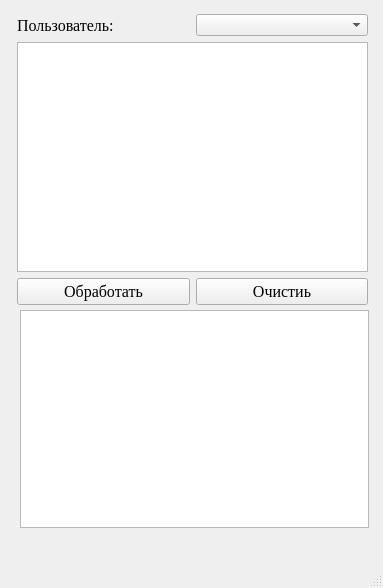
<?xml version="1.0" encoding="UTF-8"?>
<ui version="4.0">
 <class>MainWindow</class>
 <widget class="QMainWindow" name="MainWindow">
  <property name="geometry">
   <rect>
    <x>0</x>
    <y>0</y>
    <width>383</width>
    <height>588</height>
   </rect>
  </property>
  <property name="windowTitle">
   <string>MainWindow</string>
  </property>
  <widget class="QWidget" name="centralwidget">
   <widget class="QWidget" name="layoutWidget">
    <property name="geometry">
     <rect>
      <x>17</x>
      <y>14</y>
      <width>351</width>
      <height>291</height>
     </rect>
    </property>
    <layout class="QVBoxLayout" name="verticalLayout">
     <item>
      <layout class="QHBoxLayout" name="horizontalLayout">
       <item>
        <widget class="QLabel" name="label">
         <property name="font">
          <font>
           <family>Times New Roman</family>
           <pointsize>12</pointsize>
          </font>
         </property>
         <property name="text">
          <string>Пользователь:</string>
         </property>
        </widget>
       </item>
       <item>
        <widget class="QComboBox" name="names_comboBox"/>
       </item>
      </layout>
     </item>
     <item>
      <widget class="QTextEdit" name="Start_text"/>
     </item>
     <item>
      <layout class="QHBoxLayout" name="horizontalLayout_2">
       <item>
        <widget class="QPushButton" name="start_btn">
         <property name="font">
          <font>
           <family>Times New Roman</family>
           <pointsize>12</pointsize>
          </font>
         </property>
         <property name="text">
          <string>Обработать</string>
         </property>
        </widget>
       </item>
       <item>
        <widget class="QPushButton" name="clear_btn">
         <property name="font">
          <font>
           <family>Times New Roman</family>
           <pointsize>12</pointsize>
          </font>
         </property>
         <property name="text">
          <string>Очистиь</string>
         </property>
        </widget>
       </item>
      </layout>
     </item>
    </layout>
   </widget>
   <widget class="QTextEdit" name="New_text">
    <property name="geometry">
     <rect>
      <x>20</x>
      <y>310</y>
      <width>349</width>
      <height>218</height>
     </rect>
    </property>
   </widget>
  </widget>
  <widget class="QMenuBar" name="menubar">
   <property name="geometry">
    <rect>
     <x>0</x>
     <y>0</y>
     <width>383</width>
     <height>26</height>
    </rect>
   </property>
  </widget>
  <widget class="QStatusBar" name="statusbar"/>
 </widget>
 <resources/>
 <connections/>
</ui>
